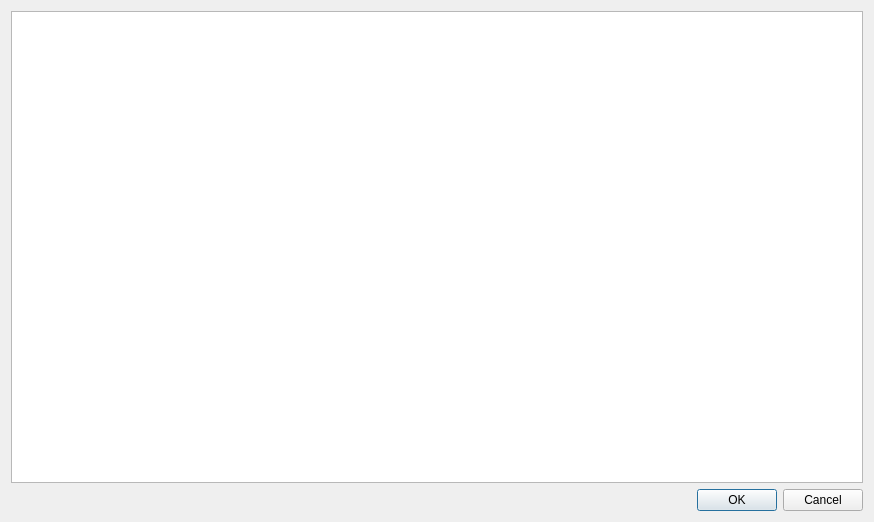
<?xml version="1.0" encoding="UTF-8"?>
<ui version="4.0">
 <class>dataStructureInput</class>
 <widget class="QDialog" name="dataStructureInput">
  <property name="geometry">
   <rect>
    <x>0</x>
    <y>0</y>
    <width>874</width>
    <height>522</height>
   </rect>
  </property>
  <property name="windowTitle">
   <string>dataStructureInput</string>
  </property>
  <layout class="QVBoxLayout" name="verticalLayout">
   <item>
    <widget class="QTextEdit" name="textEdit"/>
   </item>
   <item>
    <widget class="QDialogButtonBox" name="buttonBox">
     <property name="standardButtons">
      <set>QDialogButtonBox::Cancel|QDialogButtonBox::Ok</set>
     </property>
    </widget>
   </item>
  </layout>
 </widget>
 <layoutdefault spacing="6" margin="11"/>
 <resources/>
 <connections>
  <connection>
   <sender>buttonBox</sender>
   <signal>accepted()</signal>
   <receiver>dataStructureInput</receiver>
   <slot>okAndExit()</slot>
   <hints>
    <hint type="sourcelabel">
     <x>742</x>
     <y>504</y>
    </hint>
    <hint type="destinationlabel">
     <x>742</x>
     <y>521</y>
    </hint>
   </hints>
  </connection>
  <connection>
   <sender>buttonBox</sender>
   <signal>rejected()</signal>
   <receiver>dataStructureInput</receiver>
   <slot>cancelAndExit()</slot>
   <hints>
    <hint type="sourcelabel">
     <x>832</x>
     <y>504</y>
    </hint>
    <hint type="destinationlabel">
     <x>833</x>
     <y>517</y>
    </hint>
   </hints>
  </connection>
 </connections>
 <slots>
  <slot>okAndExit()</slot>
  <slot>cancelAndExit()</slot>
 </slots>
</ui>
